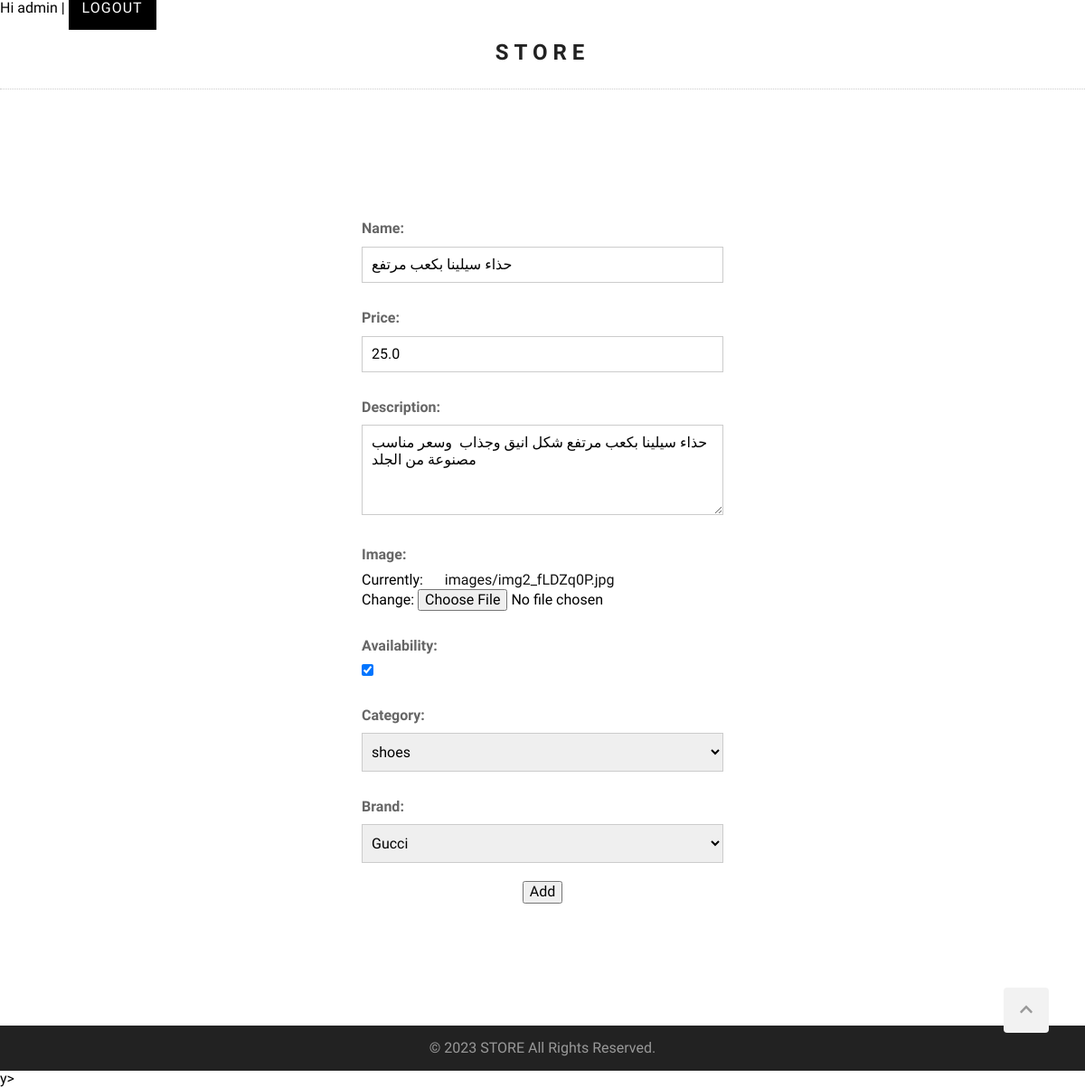
The app's page /edit/1/ (signed in) with its own data.
### store/models.py (models this page shows, shortened)
class Product(models.Model):
    name = models.CharField(max_length=60)
    price = models.FloatField()
    description = models.TextField(max_length=2000)
    image = models.ImageField(upload_to='images/')
    availability = models.BooleanField(default=True)
    category=models.ForeignKey(Category, on_delete=models.CASCADE, related_name="products",null=True)
    brand = models.ForeignKey(Brand, on_delete=models.CASCADE, related_name="Brand_Product",null=True)

class Category(models.Model):
    name = models.CharField(max_length=50, null=True)
    image = models.ImageField(upload_to='category', null=True)
    def __str__(self):
        return self.name

class Brand(models.Model):
    name = models.CharField(max_length=100)
    def __str__(self):
        return self.name

### store/views.py (the view)
# urls.py: path('edit/<int:pk>/', edit_product, name='edit_product'),
def edit_product(request, pk):
    if request.user.is_authenticated and request.user.is_superuser:
        product = get_object_or_404(Product, pk=pk)
        if request.method == 'POST':
            form = ProductForm(request.POST, request.FILES)
            if form.is_valid():
                form.save()
                return redirect('products')
        else:
            form = ProductForm(instance=product)
        return render(request, 'store/product_add.html',{'form':form})
    else :
        return redirect('products')

### store/forms.py
class ProductForm(forms.ModelForm):
    class Meta:
        model = Product
        fields = '__all__'

### templates/store/product_add.html (shortened to what this page needs)
{% extends 'base.html' %}
{% block content %}
    <section class="form-section">
        <div class="form">
            <form action="" method="post" enctype="multipart/form-data">
                {{ form.as_p }}
                <input class="submit-btn" type="submit" value="Add">
            </form>
        </div>
    </section>
{% endblock %}

### templates/base.html (shortened to what this page needs)
{% load static %}
<!DOCTYPE html>
<html lang="en">
<head>
    <link rel="stylesheet" href="{% static 'normalize.css' %}" />
    <link rel="stylesheet" href="{% static 'style.css' %}" />
    <link href="{% static 'fontawesomefree/css/fontawesome.css' %}" rel="stylesheet" type="text/css">
    <link href="{% static 'fontawesomefree/css/brands.css' %}" rel="stylesheet" type="text/css">
    <link href="{% static 'fontawesomefree/css/solid.css' %}" rel="stylesheet" type="text/css">
</head>
<body>
    <div class="wrapper">
        <header>
            <div>
                {% if user.is_authenticated %}
                 Hi {{ user.username }} | <a href="{% url 'logout' %}" class="add-btn2">Logout</a>
                {% else %}
                <a href="{% url 'signup' %}" class="add-btn2">Sign Up</a>
                <a href="{% url 'login' %}" class="add-btn2">login</a>
                {% endif %}
            </div>
            <h1 id="logo">
                <a href="{% url 'products' %}">STORE</a>
            </h1>
            <div id="controls">
            </div>
        </header>
        <main>
            {% block content %}
            {% endblock %}
        </main>
    </div>
    <footer>
        <a href="#" id="scroll-up">
            <i class="fas fa-chevron-up"></i>
        </a>
        <p>&copy; 2023 STORE All Rights Reserved.</p>
    </footer>
</body>
</html>y>
</html>

### static/style.css (style rules this page uses)
html { scroll-behavior: smooth; }
body { margin: 0; font-family: 'Questrial', sans-serif; }
.wrapper { min-height: calc(100vh - 50px); }
header { height: auto; border-bottom: 1px dotted #ccc; }
#logo { text-align: center; font-family: 'Domine', serif; font-size: 24px; letter-spacing: 6px; line-height: 80px; margin: 0; }
#logo a { color: #222; text-decoration: none; }
#controls { position: absolute; top: 15px; right: 14%; }
main { max-width: 960px; text-align: center; margin: 90px auto 90px auto; }
.form-section { overflow: auto; width: 100%; }
.form { max-width: 400px; margin: 45px auto; padding: 0 20px; }
.form p { margin: 0 0 20px 0; text-align: left; }
.form label { display: block; padding: 10px 0; color: #666; font-weight: bold; }
.form input[type=text], .form input[type=email], .form input[type=number], .form input[type=password], .form select { padding: 10px; max-width: 400px; width: 100%; border: 1px solid #ccc; box-sizing: border-box; }
.form select { padding-left: 6px; }
.form textarea { max-width: 400px; min-height: 100px; width: 100%; height: 100px; padding: 10px; box-sizing: border-box; font-family: inherit; font-size: inherit; border: 1px solid #ccc; }
.form a { text-decoration: none; color: #111; margin-left: 20px; }
footer { background-color: #222; height: 50px; color: #999; text-align: center; line-height: 50px; }
footer p { margin: 0; }
#scroll-up { width: 50px; height: 50px; background-color: #f2f2f2; bottom: 60px; right: 40px; position: fixed; border-radius: 4px; cursor: pointer; color: #999; }
.add-btn2 { width: 92%; padding: 15px; box-sizing: border-box; text-decoration: none; background-color: #000; color: #fff; text-transform: uppercase; letter-spacing: 1px; bottom: -50px; left: 50%; transform: translate(-50%,0); opacity: 0; transition-property: opacity, bottom; transition-duration: .3s; bottom: 15px; opacity: 100; }

### records on screen
Product: name "حذاء سيلينا بكعب مرتفع", price "25.0", description "حذاء سيلينا بكعب مرتفع شكل انيق وجذاب وسعر مناسب مصنوعة من الجلد", availability "☑", category "shoes", brand "Gucci"

### other values on screen
{{ user.username }} "admin"
